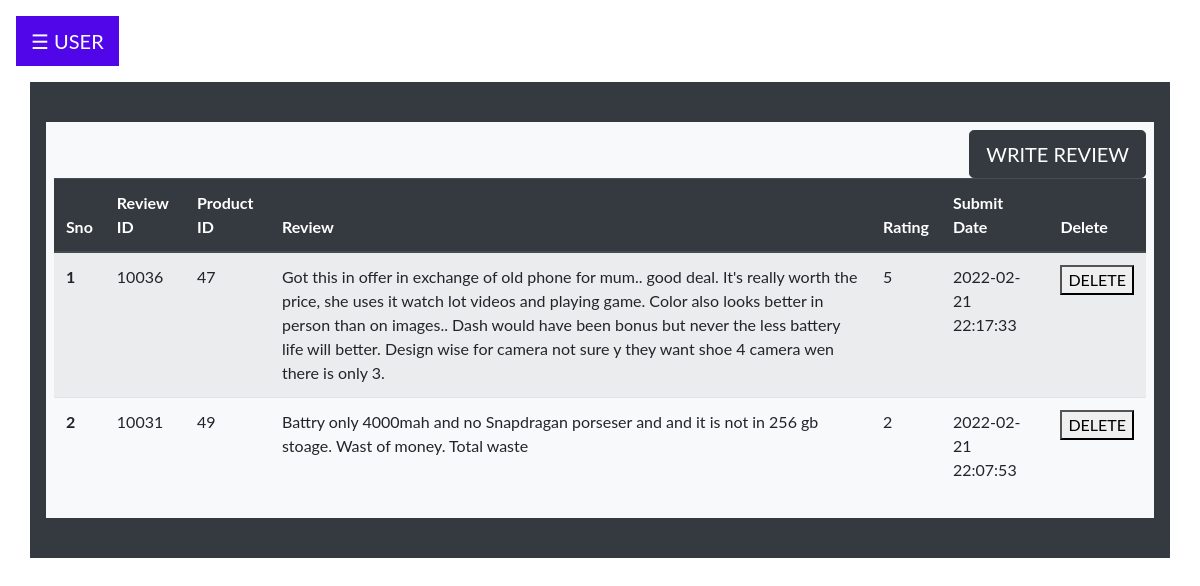
The page /user/manage_review.php (signed in) on the database its author committed.
### tables this page shows
CREATE TABLE `reviews` (
  `review_id` int(11) NOT NULL,
  `item_id` int(11) NOT NULL,
  `userid` int(11) NOT NULL,
  `content` text NOT NULL,
  `rating` tinyint(1) NOT NULL,
  `submit_date` datetime NOT NULL DEFAULT current_timestamp()
);

### user/manage_review.php (the view, shortened to what this page needs)
<?php
 include 'dashboard_home.php';
include '../partials/connection.php';
$uid=$_SESSION['uid'];
$sql = "SELECT * FROM reviews WHERE userid='$uid' ORDER BY submit_date DESC ";
$result = $conn->query($sql);
$counter = 0;
?>
<!DOCTYPE html>
<html lang="en">
<head>
</head>
<body>
<div class="container p-2 my-4 bg-light text-white">
<button type="submit" class="btn btn-dark btn-lg float-right" onclick="window.location.href='../category.php'">WRITE REVIEW</button>
<form method="POST">
<table class="table table-striped">
  <thead class="thead-dark">
    <tr>
      <th scope="col">Sno</th>
      <th scope="col">Review ID</th>
      <th scope="col">Product ID</th>
      <th scope="col">Review</th>
      <th scope="col">Rating</th>
      <th scope="col">Submit Date</th>
      <th scope="col">Delete</th>
    </tr>
  </thead>
  <tbody>
  <?php
                while($rows=$result->fetch_assoc())
                {
             ?>
    <tr>
      <th scope="row"><?php echo ++$counter;?></th>
      <td><?php echo $rows['review_id'];?></td>
      <td><?php echo $rows['item_id'];?></td>
      <td><?php echo $rows['content'];?></td>
      <td><?php echo $rows['rating'];?></td>
      <td><?php echo $rows['submit_date'];?></td>
      <?php echo '<td><button type="submit" name="Delete" value="'.$rows['review_id'].'">DELETE</button></td>';?>
    </tr>
    <?php }
    ?>
  </tbody>
</table>
</div>
</body>
</html>

### user/dashboard_home.php (style rules this page uses)
body { font-family: "Lato", sans-serif; }

### rows shown on the page
reviews: review_id "10036", item "47", content "Got this in offer in exchange of old phone for mum.. good deal. It's really worth the price, she uses it watch lot videos and playing game. Color also looks better in person than on images.. Dash would have been bonus but never the less battery life will better. Design wise for camera not sure y they want shoe 4 camera wen there is only 3.", rating "5", submit_date "2022-02-21 22:17:33"
reviews: review_id "10031", item "49", content "Battry only 4000mah and no Snapdragan porseser and and it is not in 256 gb stoage. Wast of money. Total waste", rating "2", submit_date "2022-02-21 22:07:53"
